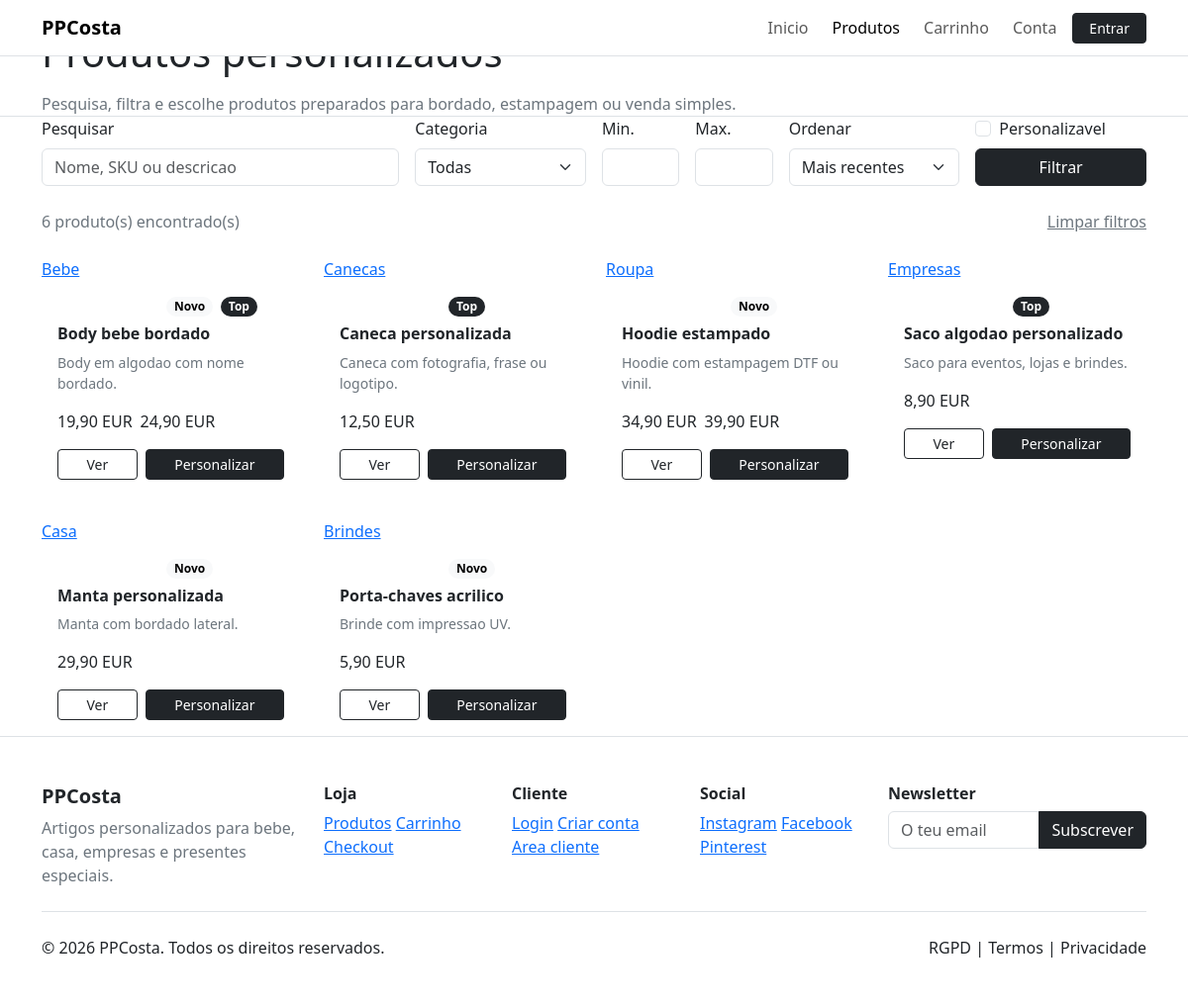
Page /produto.php on the committed database.
### tables this page shows
CREATE TABLE products (
    id BIGINT UNSIGNED AUTO_INCREMENT PRIMARY KEY,
    brand_id BIGINT UNSIGNED NULL,
    supplier_id BIGINT UNSIGNED NULL,
    tax_rate_id BIGINT UNSIGNED NOT NULL,
    name VARCHAR(190) NOT NULL,
    slug VARCHAR(210) NOT NULL,
    short_description TEXT NULL,
    long_description MEDIUMTEXT NULL,
    sku VARCHAR(100) NOT NULL,
    ean VARCHAR(40) NULL,
    price DECIMAL(12,2) NOT NULL,
    sale_price DECIMAL(12,2) NULL,
    cost_price DECIMAL(12,2) NULL,
    stock INT NOT NULL DEFAULT 0,
    stock_minimum INT NOT NULL DEFAULT 0,
    weight_grams INT NULL,
    width_mm INT NULL,
    height_mm INT NULL,
    depth_mm INT NULL,
    video_url VARCHAR(255) NULL,
    is_active TINYINT(1) NOT NULL DEFAULT 1,
    is_new TINYINT(1) NOT NULL DEFAULT 0,
    is_featured TINYINT(1) NOT NULL DEFAULT 0,
    is_on_sale TINYINT(1) NOT NULL DEFAULT 0,
    is_best_seller TINYINT(1) NOT NULL DEFAULT 0,
    is_personalizable TINYINT(1) NOT NULL DEFAULT 0,
    meta_title VARCHAR(190) NULL,
    meta_description VARCHAR(255) NULL,
    canonical_url VARCHAR(255) NULL,
    created_at TIMESTAMP NOT NULL DEFAULT CURRENT_TIMESTAMP,
    updated_at TIMESTAMP NOT NULL DEFAULT CURRENT_TIMESTAMP ON UPDATE CURRENT_TIMESTAMP,
    UNIQUE KEY uq_products_slug (slug),
    UNIQUE KEY uq_products_sku (sku),
    KEY idx_products_flags (is_active, is_featured, is_new, is_on_sale, is_best_seller),
    KEY idx_products_brand (brand_id),
    KEY idx_products_supplier (supplier_id),
    FULLTEXT KEY ft_products_search (name, short_description, long_description, sku),
    CONSTRAINT fk_products_brand FOREIGN KEY (brand_id) REFERENCES brands(id) ON DELETE SET NULL,
    CONSTRAINT fk_products_supplier FOREIGN KEY (supplier_id) REFERENCES suppliers(id) ON DELETE SET NULL,
    CONSTRAINT fk_products_tax_rate FOREIGN KEY (tax_rate_id) REFERENCES tax_rates(id),
    CHECK (price >= 0),
    CHECK (sale_price IS NULL OR sale_price >= 0),
    CHECK (stock >= 0)
);

CREATE TABLE categories (
    id BIGINT UNSIGNED AUTO_INCREMENT PRIMARY KEY,
    parent_id BIGINT UNSIGNED NULL,
    name VARCHAR(160) NOT NULL,
    slug VARCHAR(180) NOT NULL,
    description TEXT NULL,
    image_path VARCHAR(255) NULL,
    sort_order INT NOT NULL DEFAULT 0,
    is_active TINYINT(1) NOT NULL DEFAULT 1,
    meta_title VARCHAR(190) NULL,
    meta_description VARCHAR(255) NULL,
    created_at TIMESTAMP NOT NULL DEFAULT CURRENT_TIMESTAMP,
    updated_at TIMESTAMP NOT NULL DEFAULT CURRENT_TIMESTAMP ON UPDATE CURRENT_TIMESTAMP,
    UNIQUE KEY uq_categories_slug (slug),
    KEY idx_categories_parent (parent_id),
    KEY idx_categories_active_sort (is_active, sort_order),
    CONSTRAINT fk_categories_parent FOREIGN KEY (parent_id) REFERENCES categories(id) ON DELETE SET NULL
);

### includes/functions.php (called while the page is built, shortened)
<?php
function url(string $path = ''): string
{
    return APP_URL . '/' . ltrim($path, '/');
}
function product_url(string $slug): string
{
    return url('produto/' . rawurlencode($slug));
}
function e(?string $value): string
{
    return htmlspecialchars((string) $value, ENT_QUOTES, 'UTF-8');
}
function format_price(float $value): string
{
    return number_format($value, 2, ',', ' ') . ' EUR';
}

### includes/catalog.php (called while the page is built, shortened)
<?php
require_once __DIR__ . '/database.php';
require_once __DIR__ . '/functions.php';
function catalog_products(array $filters = []): array
{
    $filters = array_merge([
        'q' => '',
        'category' => '',
        'min_price' => null,
        'max_price' => null,
        'personalization' => '',
        'sort' => 'recent',
    ], $filters);
    try {
        $where = ['p.is_active = 1'];
        $params = [];
        $sortSql = match ($filters['sort'] ?? 'recent') {
            'price_asc' => 'final_price ASC, p.name ASC',
            'price_desc' => 'final_price DESC, p.name ASC',
            'best_seller' => 'p.is_best_seller DESC, p.created_at DESC',
            'name' => 'p.name ASC',
            default => 'p.created_at DESC',
        };
        $sql = '
            SELECT
                p.id,
                p.name,
                p.slug,
                p.short_description,
                p.long_description,
                p.sku,
                p.price,
                p.sale_price,
                COALESCE(p.sale_price, p.price) AS final_price,
                p.stock,
                p.is_new,
                p.is_on_sale,
                p.is_best_seller,
                p.is_personalizable,
                c.slug AS category_slug,
                c.name AS category_name,
                COALESCE(pi.path, "") AS image_path,
                "Personalizavel" AS technique,
                "product-mug" AS media_class
            FROM products p
            LEFT JOIN product_categories pc ON pc.product_id = p.id AND pc.is_primary = 1
            LEFT JOIN categories c ON c.id = pc.category_id
            LEFT JOIN product_images pi ON pi.product_id = p.id AND pi.is_primary = 1
            WHERE ' . implode(' AND ', $where) . '
            ORDER BY ' . $sortSql;
        $stmt = db()->prepare($sql);
        $stmt->execute($params);
        return $stmt->fetchAll();
    } catch (Throwable) {
        return catalog_filter_fallback_products($filters);
    }
}
function catalog_filters_from_request(): array
{
    return [
        'q' => trim($_GET['q'] ?? ''),
        'category' => trim($_GET['categoria'] ?? ''),
        'min_price' => $_GET['preco_min'] ?? null,
        'max_price' => $_GET['preco_max'] ?? null,
        'personalization' => isset($_GET['personalizavel']) ? '1' : '',
        'sort' => trim($_GET['ordenar'] ?? 'recent'),
    ];
}

### includes/database.php (called while the page is built, shortened)
<?php
function db(): PDO
{
    static $pdo = null;
    if ($pdo instanceof PDO) {
        return $pdo;
    }
    $dsn = sprintf(
        'mysql:host=%s;port=%d;dbname=%s;charset=%s',
        DB_HOST,
        DB_PORT,
        DB_NAME,
        DB_CHARSET
    );
    $pdo = new PDO($dsn, DB_USER, DB_PASS, [
        PDO::ATTR_ERRMODE => PDO::ERRMODE_EXCEPTION,
        PDO::ATTR_DEFAULT_FETCH_MODE => PDO::FETCH_ASSOC,
        PDO::ATTR_EMULATE_PREPARES => false,
    ]);
    return $pdo;
}

### produto.php (the view, shortened to what this page needs)
<?php
require_once __DIR__ . '/includes/catalog.php';
$filters = catalog_filters_from_request();
$products = catalog_products($filters);
require_once __DIR__ . '/includes/header.php';
?>
<section class="catalog-hero border-bottom">
    <div class="container">
        <p class="text-uppercase text-secondary fw-semibold small mb-2">Catalogo</p>
        <h1 class="section-title mb-3">Produtos personalizados</h1>
        <p class="text-secondary mb-0">Pesquisa, filtra e escolhe produtos preparados para bordado, estampagem ou venda simples.</p>
    </div>
</section>
<section class="section-pad">
    <div class="container">
        <form class="catalog-filters mb-4" method="get" action="<?= e(url('produto.php')) ?>">
            <div class="row g-3 align-items-end">
                <div class="col-lg-4">
                    <label class="form-label" for="q">Pesquisar</label>
                    <input class="form-control" id="q" name="q" type="search" value="<?= e($filters['q']) ?>" placeholder="Nome, SKU ou descricao">
                </div>
                <div class="col-sm-6 col-lg-2">
                    <label class="form-label" for="categoria">Categoria</label>
                    <select class="form-select" id="categoria" name="categoria">
                        <option value="">Todas</option>
                    </select>
                </div>
                <div class="col-6 col-lg-1">
                    <label class="form-label" for="preco_min">Min.</label>
                    <input class="form-control" id="preco_min" name="preco_min" type="number" min="0" step="0.01" value="<?= e((string) $filters['min_price']) ?>">
                </div>
                <div class="col-6 col-lg-1">
                    <label class="form-label" for="preco_max">Max.</label>
                    <input class="form-control" id="preco_max" name="preco_max" type="number" min="0" step="0.01" value="<?= e((string) $filters['max_price']) ?>">
                </div>
                <div class="col-sm-6 col-lg-2">
                    <label class="form-label" for="ordenar">Ordenar</label>
                    <select class="form-select" id="ordenar" name="ordenar">
                        <option value="recent" <?= $filters['sort'] === 'recent' ? 'selected' : '' ?>>Mais recentes</option>
                    </select>
                </div>
                <div class="col-sm-6 col-lg-2">
                    <div class="form-check mb-2">
                        <input class="form-check-input" id="personalizavel" name="personalizavel" type="checkbox" value="1" <?= $filters['personalization'] ? 'checked' : '' ?>>
                        <label class="form-check-label" for="personalizavel">Personalizavel</label>
                    </div>
                    <button class="btn btn-dark w-100" type="submit">Filtrar</button>
                </div>
            </div>
        </form>
        <div class="d-flex flex-column flex-md-row justify-content-between gap-2 mb-4">
            <span class="text-secondary"><?= count($products) ?> produto(s) encontrado(s)</span>
            <a class="text-secondary" href="<?= e(url('produto.php')) ?>">Limpar filtros</a>
        </div>
        <?php if ($products === []): ?>
            <div class="empty-state">
                <h2 class="h4 fw-bold">Sem resultados</h2>
                <p class="text-secondary mb-0">Experimenta remover filtros ou pesquisar por outra palavra.</p>
            </div>
        <?php else: ?>
            <div class="row g-4">
                <?php foreach ($products as $product): ?>
                    <div class="col-sm-6 col-xl-3">
                        <article class="product-card h-100 overflow-hidden">
                            <a class="product-media <?= e($product['media_class'] ?? 'product-mug') ?>" href="<?= e(product_url($product['slug'])) ?>">
                                <span><?= e($product['category_name'] ?? 'Produto') ?></span>
                            </a>
                            <div class="p-3">
                                <div class="d-flex flex-wrap gap-2 mb-2">
                                    <?php if (!empty($product['is_personalizable'])): ?>
                                        <span class="badge badge-soft rounded-pill">Personalizavel</span>
                                    <?php endif; ?>
                                    <?php if (!empty($product['is_new'])): ?>
                                        <span class="badge text-bg-light rounded-pill">Novo</span>
                                    <?php endif; ?>
                                    <?php if (!empty($product['is_best_seller'])): ?>
                                        <span class="badge text-bg-dark rounded-pill">Top</span>
                                    <?php endif; ?>
                                </div>
                                <h2 class="h6 fw-bold">
                                    <a class="text-dark text-decoration-none" href="<?= e(product_url($product['slug'])) ?>">
                                        <?= e($product['name']) ?>
                                    </a>
                                </h2>
                                <p class="text-secondary small mb-3"><?= e($product['short_description']) ?></p>
                                <div class="d-flex align-items-center gap-2 mb-3">
                                    <span class="price"><?= e(format_price((float) $product['final_price'])) ?></span>
                                    <?php if (!empty($product['sale_price'])): ?>
                                        <span class="old-price"><?= e(format_price((float) $product['price'])) ?></span>
                                    <?php endif; ?>
                                </div>
                                <div class="d-flex gap-2">
                                    <a class="btn btn-sm btn-outline-dark flex-fill" href="<?= e(product_url($product['slug'])) ?>">Ver</a>
                                    <a class="btn btn-sm btn-dark flex-fill" href="<?= e(product_url($product['slug'])) ?>">Personalizar</a>
                                </div>
                            </div>
                        </article>
                    </div>
                <?php endforeach; ?>
            </div>
        <?php endif; ?>
    </div>
</section>
<?php require_once __DIR__ . '/includes/footer.php'; ?>

### rows in the picture
products: categories.name "Bebe", is_new "Novo", is_best_seller "Top", name "Body bebe bordado", short_description "Body em algodao com nome bordado.", final_price "19,90 EUR", price "24,90 EUR"
products: categories.name "Canecas", is_best_seller "Top", name "Caneca personalizada", short_description "Caneca com fotografia, frase ou logotipo.", final_price "12,50 EUR"
products: categories.name "Roupa", is_new "Novo", name "Hoodie estampado", short_description "Hoodie com estampagem DTF ou vinil.", final_price "34,90 EUR", price "39,90 EUR"
products: categories.name "Empresas", is_best_seller "Top", name "Saco algodao personalizado", short_description "Saco para eventos, lojas e brindes.", final_price "8,90 EUR"
products: categories.name "Casa", is_new "Novo", name "Manta personalizada", short_description "Manta com bordado lateral.", final_price "29,90 EUR"
products: categories.name "Brindes", is_new "Novo", name "Porta-chaves acrilico", short_description "Brinde com impressao UV.", final_price "5,90 EUR"

### other values in the picture
APP_NAME "PPCosta"
count($products) "6"
